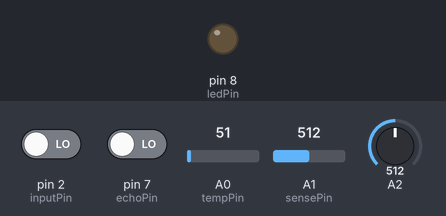
A sketch run on a simulated Arduino Uno, built with avr-gcc and run on an emulated ATmega328P. Shown: output pins drawn as LEDs (lit = HIGH). Inputs (shaded band) come from the test bench; at power-on: pin 2 (inputPin) LOW, pin 7 (echoPin) LOW, A0 (tempPin) = 51, A1 (sensePin) = 512, A2 = 512. No radio packets arrive unless stated; pins used as bus, display or sensor lines are not drawn; what the sketch prints to the serial monitor is not drawn.

Above: at 1.5 s.
At 5.34 s:
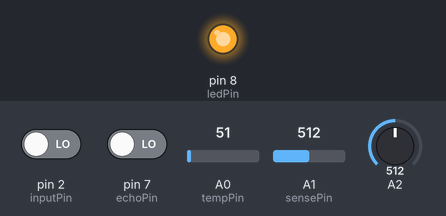
Timing chart, 0 to 5.8 s (numbered marks = the images above):
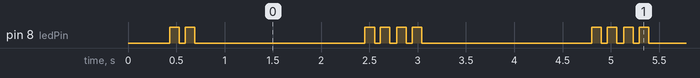

The sketch:

radio_comm_rough_TX_.ino
```cpp
#include <VirtualWire.h> // for radio comm transmission


const int inputPin= 2; //for PIR sensor

float tempC;
int tempPin = 0; //Temp sensor plugged in analogpin 0


int ledPin = 8;


#define trigPin 6//distance sensor
#define echoPin 7

int sensePin = 1;//brighness

// pin for force sensor defined on function of FORCE

void setup(){                                                      //SETUP FUNCTION


// Initialize the IO and ISR
vw_setup(2000); // Bits per sec


 pinMode(inputPin, INPUT);//pir

 pinMode(tempPin, INPUT);// temp

 pinMode(trigPin ,OUTPUT);//distance
 pinMode(echoPin, INPUT);
 pinMode(ledPin, OUTPUT);
 analogReference(DEFAULT);//brightness


 Serial.begin(9600); //Set up serial comm
 Serial.println("                    [[[[[[[*****ROVER CONTROl STATION*****]]]]]]]                ");
 Serial.println("");
 Serial.println("                              INITIALIZE TRANSMISSION                            ");
 Serial.println("");
 Serial.println("_________________________________________________________________________________");
 Serial.println("MOTION SENSOR        TEMPERATURE        BRIGHTNESS        DISTANCE        FORCE  ");
 Serial.println("_________________________________________________________________________________");
 Serial.println("");
 Serial.println("");

}


void loop(){                                                              //LOOP FUNCTION


 checkPir();
 checkTemp();
 checkLux();
 checkDist();
 checkForce();

 delay(10);


} // end of void loop!


void checkPir(){

    //PIR MOTION

 int value= digitalRead(inputPin); //read 1/0 from motion sensor

  if (value == HIGH)
{

   //Serial.println("MOTION DETECTED!");
  send ("a");
 // delay(50);
}
   else{}


//end of PIR


}

void checkTemp(){

     //TEMP SENSE


  tempC = analogRead(tempPin); //Takes tempPin reading and sets equal to tempC variable
  tempC = (5.0*tempC*100.0)/1024.0; //Convert the analog input to temp in celcius

  if(tempC<=28){

  //Serial.println("                       Normal");
   send ("b");
 //  delay(50);


}

  else if(tempC<=35 &&  tempC >=28   ){

  //Serial.println("                       Average");
   send ("c");
 //  delay(50);


}

  else if(tempC<=40 &&  tempC >= 35   ){

  //Serial.println("                       MEDIUM");
   send ("d");
  // delay(50);


  }

  else if(tempC<=48 &&  tempC >= 40   ){

  //Serial.println("                       DANGER");
    send ("e");
  //  delay(50);

  }

  else if(tempC<=58 &&  tempC >= 48  ){

  //Serial.println("                       EXTREME!! :O");
    send ("f");
   // delay(50);

  }


 //end of temp sense


}

void checkDist(){

    //DISTANCE


  int duration ,distance;

  digitalWrite(trigPin, HIGH);
  delay(700);                        // error minimized using this DELAY!! :D
  digitalWrite(trigPin, LOW);

  duration = pulseIn(echoPin, HIGH);
  distance = (duration/2)/29.1; //29.1 is the inverse of speed of light


  if(distance<5){

 // Serial.println("                                                           NEAR");
  send ("g");
 // delay(50);

}

  else if(distance<20 && distance >5){

  //Serial.println("                                                           FAR");
  send ("h");
  //delay(50);


}

  else if(distance >20){

  //Serial.println("                                                           TOO FAR");
  send ("i");
  //delay(50);
}


 //end of distance


}

void checkLux(){

   //LDR

 int val = analogRead(sensePin);

  val = constrain(val ,40 , 150);


  if(val<60){

  //Serial.println("                                         DARK");
  send ("j");
 // delay(50);
}
  else if(val<100 && val>60){

  //Serial.println("                                         AVERAGE");
  send ("k");
 // delay(50);
}
  else if(val>100){

  //Serial.println("                                         VERY BRIGHT");
  send ("l");
 // delay(50);
}


  //end of ldr
}

void checkForce(){

  //FORCE


 int sensorValue = analogRead(A2);

  // Convert the analog reading (which goes from 0 - 1023) to a voltage (0 - 5V):
  float voltage = sensorValue * (5.0 / 1023.0);

  if(voltage<2){

  //Serial.println("                                                                          LIGHT");
  send ("m");
//  delay(50);
}

  else if(voltage<3.5 && voltage>2){

  //Serial.println("                                                                          MEDIUM");
  send ("n");
//  delay(50);
}

  else if(voltage>3.5){

  //Serial.println("                                                                          HEAVY");
  send ("o");
 // delay(50);
}


//end of force


}


void send (char *message)   //for radio comm functions
{
vw_send((uint8_t *)message, strlen(message));
vw_wait_tx(); // Wait until the whole message is gone

digitalWrite(ledPin,HIGH);
delay(100);
digitalWrite(ledPin,LOW);


}
```

Measured:
- by itself, pin 8 (ledPin): repeats every 2.4 s: LOW 0.06 s, HIGH 0.10 s, LOW 1.8 s, HIGH 0.10 s, LOW 0.06 s, HIGH 0.10 s, LOW 0.07 s, HIGH 0.10 s
- by itself, everything shown: repeats every 2.4 s, in 8 steps
